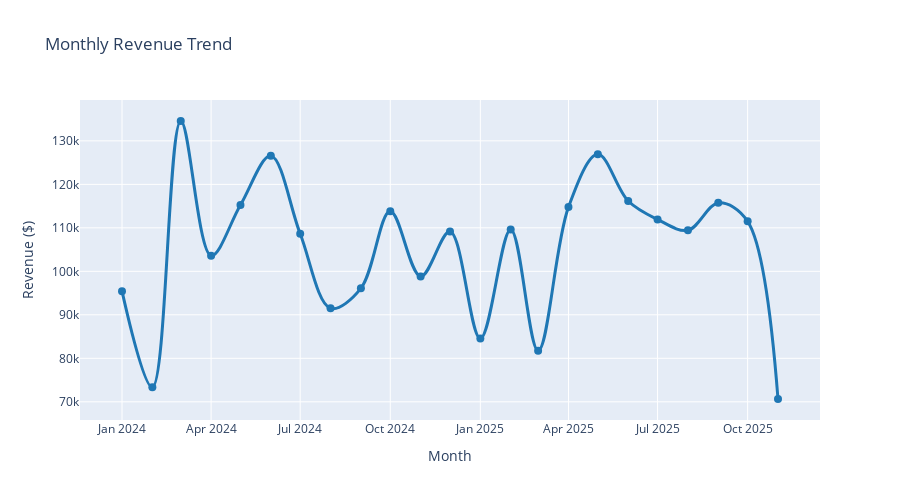

The cell this chart's notebook holds for it:
### Code cell
# Plot monthly revenue trend
if not monthly_rev.empty and "month" in monthly_rev.columns and "revenue" in monthly_rev.columns:
    fig = px.line(
        monthly_rev,
        x="month",
        y="revenue",
        title="Monthly Revenue Trend",
        labels={"month": "Month", "revenue": "Revenue ($)"},
        markers=True,
        line_shape="spline"
    )
    fig.update_layout(height=500, hovermode="x unified")
    fig.update_traces(line=dict(color="#1f77b4", width=3), marker=dict(size=8))
    fig.show()
else:
    print("No data available for Monthly Revenue Trend visualization.")

### Figure 1 — Plotly figure (JSON) as saved in the notebook; plotly's stock layout.template omitted (floating-point values rounded to 4 significant figures)
{"data": [{"hovertemplate": "Month=%{x}<br>Revenue ($)=%{y}<extra></extra>", "legendgroup": "", "line": {"color": "#1f77b4", "dash": "solid", "shape": "spline", "width": 3}, "marker": {"size": 8, "symbol": "circle"}, "mode": "lines+markers", "name": "", "orientation": "v", "showlegend": false, "type": "scatter", "x": ["2024-01-01T00:00:00.000000000", "2024-02-01T00:00:00.000000000", "2024-03-01T00:00:00.000000000", "2024-04-01T00:00:00.000000000", "2024-05-01T00:00:00.000000000", "2024-06-01T00:00:00.000000000", "2024-07-01T00:00:00.000000000", "2024-08-01T00:00:00.000000000", "2024-09-01T00:00:00.000000000", "2024-10-01T00:00:00.000000000", "2024-11-01T00:00:00.000000000", "2024-12-01T00:00:00.000000000", "2025-01-01T00:00:00.000000000", "2025-02-01T00:00:00.000000000", "2025-03-01T00:00:00.000000000", "2025-04-01T00:00:00.000000000", "2025-05-01T00:00:00.000000000", "2025-06-01T00:00:00.000000000", "2025-07-01T00:00:00.000000000", "2025-08-01T00:00:00.000000000", "2025-09-01T00:00:00.000000000", "2025-10-01T00:00:00.000000000", "2025-11-01T00:00:00.000000000"], "xaxis": "x", "y": [95430.0, 73320.0, 134600.0, 103600.0, 115200.0, 126600.0, 108600.0, 91520.0, 96090.0, 113800.0, 98830.0, 109100.0, 84530.0, 109600.0, 81750.0, 114800.0, 126900.0, 116200.0, 111900.0, 109400.0, 115700.0, 111500.0, 70640.0], "yaxis": "y"}], "layout": {"height": 500, "hovermode": "x unified", "legend": {"tracegroupgap": 0}, "title": {"text": "Monthly Revenue Trend"}, "xaxis": {"anchor": "y", "domain": [0, 1], "title": {"text": "Month"}}, "yaxis": {"anchor": "x", "domain": [0, 1], "title": {"text": "Revenue ($)"}}}}
